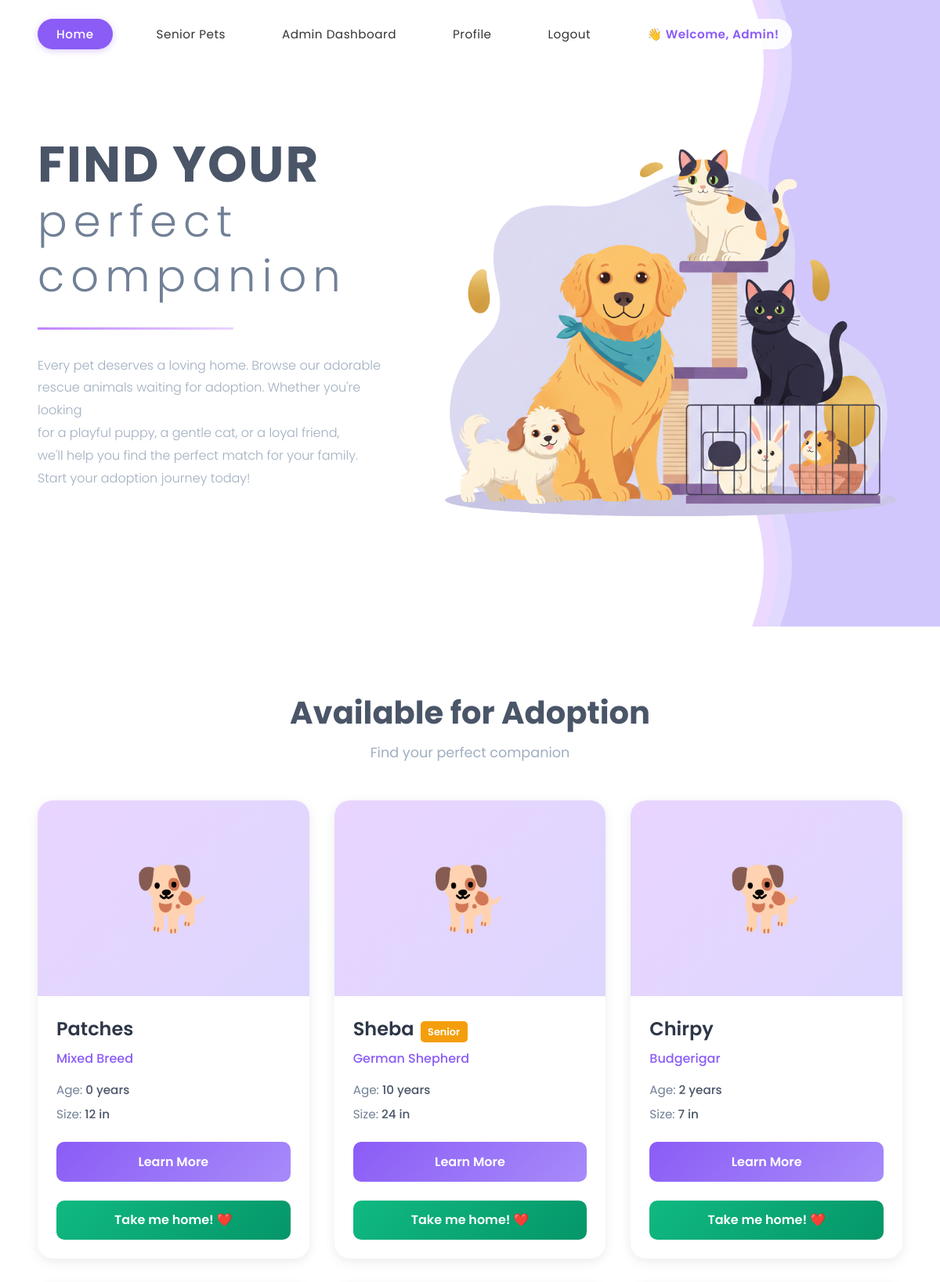
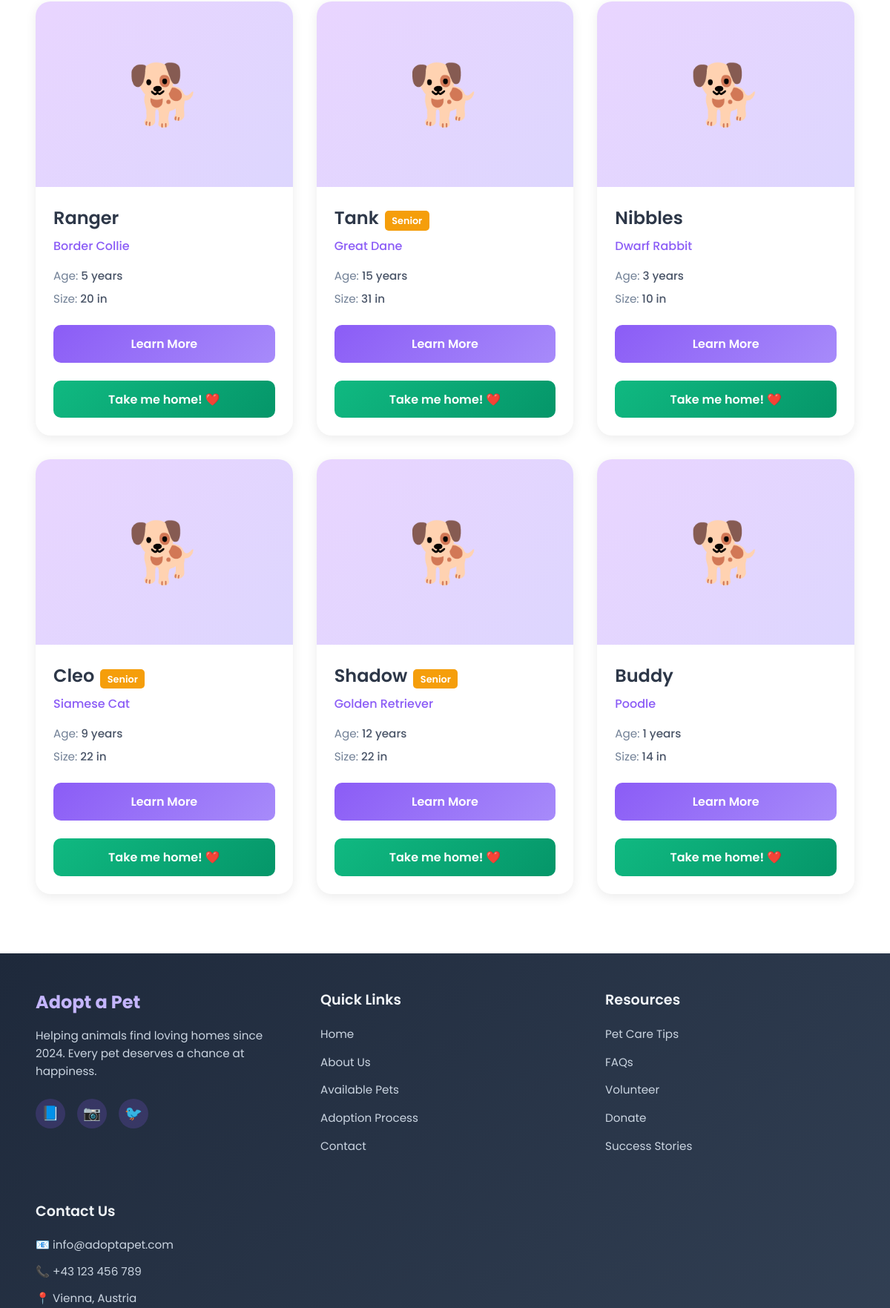
The page /home.php (signed in, upper part) on the database its author committed (2 pictures, top to bottom).
### tables this page shows
CREATE TABLE IF NOT EXISTS `animals` (
  `ID` int NOT NULL AUTO_INCREMENT,
  `name` varchar(25) DEFAULT NULL,
  `photo` varchar(500) DEFAULT NULL,
  `location` varchar(30) DEFAULT NULL,
  `description` varchar(255) DEFAULT NULL,
  `size` varchar(10) DEFAULT NULL,
  `age` int DEFAULT NULL,
  `vaccinated` enum('Yes','No') DEFAULT NULL,
  `breed` varchar(30) DEFAULT NULL,
  `status` enum('Adopted','Available') NOT NULL,
  PRIMARY KEY (`ID`)
);

### home.php (the view, shortened to what this page needs)
<?php
require_once 'config/db-connection.php';
$sql = "SELECT * FROM animals WHERE status = 'Available' ORDER BY id DESC";
$result = mysqli_query($conn, $sql);
?>
<!DOCTYPE html>
<html lang="en">
<head>
    <link rel="stylesheet" href="css/base.css">
    <link rel="stylesheet" href="css/hero.css">
    <link rel="stylesheet" href="css/pets.css">
    <link rel="stylesheet" href="css/responsive.css">
</head>
<body>
    <div class="blob-background">
    </div>
    <header class="main-header">
        <nav class="nav-container">
            <div class="nav-links">
                <a href="home.php" class="nav-link active">Home</a>
                <a href="php/senior.php" class="nav-link">Senior Pets</a>
                <?php if (isset($_SESSION['user_id'])): ?>
                    <?php if (isset($_SESSION['user']['role']) && $_SESSION['user']['role'] === 'admin'): ?>
                        <a href="php/dashboard.php" class="nav-link">Admin Dashboard</a>
                    <?php endif; ?>
                    <a href="php/profile.php" class="nav-link">Profile</a>
                    <a href="php/logout.php" class="nav-link">Logout</a>
                    <span class="nav-link" style="color:#8b5cf6;font-weight:600;">👋 Welcome, <?php echo htmlspecialchars($_SESSION['user']['first_name']); ?>!</span>
                <?php else: ?>
                    <a href="php/login.php" class="nav-link">Login</a>
                    <a href="php/sign_up.php" class="nav-link">Sign up</a>
                <?php endif; ?>
            </div>
        </nav>
    </header>
    <section class="hero-section">
        <div class="hero-container">
            <div class="hero-content">
                <h1 class="hero-title">
                    FIND YOUR<br>
                    <span class="hero-subtitle">perfect companion</span>
                </h1>
                <div class="divider"></div>
                <p class="hero-text">
                    Every pet deserves a loving home. Browse our adorable<br>
                    rescue animals waiting for adoption. Whether you're looking<br>
                    for a playful puppy, a gentle cat, or a loyal friend,<br>
                    we'll help you find the perfect match for your family.<br>
                    Start your adoption journey today!
                </p>
            </div>
            <div class="hero-illustration">
                <div class="illustration-bg">
                    <img src="img/hero_pic.png" alt="Pet Adoption Illustration" class="hero-image">
                </div>
            </div>
        </div>
    </section>
    <section class="pets-section">
        <div class="pets-container">
            <h2 class="section-title">Available for Adoption</h2>
            <p class="section-subtitle">Find your perfect companion</p>
            <div class="pets-grid">
                <?php
                if (mysqli_num_rows($result) > 0) {
                    while($animal = mysqli_fetch_assoc($result)) {
                        $isSenior = $animal['age'] > 8 ? '<span style="background:#f59e0b;color:white;padding:0.3rem 0.6rem;border-radius:5px;font-size:0.8rem;margin-left:0.5rem;">Senior</span>' : '';
                        ?>
                        <div class="pet-card">
                            <div class="pet-image">
                                <?php if (!empty($animal['photo'])): ?>
                                    <span class="pet-placeholder" style="display:none;">🐕</span>
                                <?php else: ?>
                                    <span class="pet-placeholder">🐕</span>
                                <?php endif; ?>
                            </div>
                            <div class="pet-info">
                                <h3 class="pet-name"><?php echo htmlspecialchars($animal['name']); ?><?php echo $isSenior; ?></h3>
                                <p class="pet-breed"><?php echo htmlspecialchars($animal['breed']); ?></p>
                                <p class="pet-details">Age: <span class="detail-value"><?php echo htmlspecialchars($animal['age']); ?> years</span></p>
                                <p class="pet-details">Size: <span class="detail-value"><?php echo htmlspecialchars($animal['size']); ?></span></p>
                                <div style="display:flex;gap:0.5rem;flex-direction:column;">
                                    <a href="php/details.php?id=<?php echo isset($animal['ID']) ? $animal['ID'] : (isset($animal['id']) ? $animal['id'] : 0); ?>" class="pet-btn">Learn More</a>
                                    <?php if (isset($_SESSION['user_id'])): ?>
                                        <a href="php/details.php?id=<?php echo isset($animal['ID']) ? $animal['ID'] : (isset($animal['id']) ? $animal['id'] : 0); ?>#adopt"
                                           class="pet-btn"
                                           style="background:linear-gradient(135deg, #10b981 0%, #059669 100%);">
                                            Take me home! ❤️
                                        </a>
                                    <?php endif; ?>
                                </div>
                            </div>
                        </div>
                        <?php
                    }
                } else {
                    echo '<p style="text-align:center;color:#718096;grid-column:1/-1;">No animals available for adoption at the moment.</p>';
                }
                ?>
            </div>
        </div>
    </section>
    <footer class="main-footer">
        <div class="footer-container">
            <div class="footer-grid">
                <div class="footer-column">
                    <h3 class="footer-title">Adopt a Pet</h3>
                    <p class="footer-text">
                        Helping animals find loving homes since 2024.
                        Every pet deserves a chance at happiness.
                    </p>
                    <div class="social-links">
                        <a href="#" class="social-link">📘</a>
                        <a href="#" class="social-link">📷</a>
                        <a href="#" class="social-link">🐦</a>
                    </div>
                </div>
                <div class="footer-column">
                    <h4 class="footer-heading">Quick Links</h4>
                    <ul class="footer-links">
                        <li><a href="home.php">Home</a></li>
                        <li><a href="php/about.php">About Us</a></li>
                        <li><a href="home.php">Available Pets</a></li>
                        <li><a href="php/adoption_process.php">Adoption Process</a></li>
                        <li><a href="php/contact.php">Contact</a></li>
                    </ul>
                </div>
                <div class="footer-column">
                    <h4 class="footer-heading">Resources</h4>
                    <ul class="footer-links">
                        <li><a href="php/pet_care.php">Pet Care Tips</a></li>
                        <li><a href="php/faqs.php">FAQs</a></li>
                        <li><a href="php/volunteer.php">Volunteer</a></li>
                        <li><a href="php/donate.php">Donate</a></li>
                        <li><a href="php/success_stories.php">Success Stories</a></li>
                    </ul>
                </div>
                <div class="footer-column">
                    <h4 class="footer-heading">Contact Us</h4>
                    <ul class="footer-contact">
                        <li>📧 info@adoptapet.com</li>
                        <li>📞 +43 123 456 789</li>
                        <li>📍 Vienna, Austria</li>
                    </ul>
                </div>
            </div>
        </div>
    </footer>
</body>
</html>

### css/base.css (style rules this page uses)
* { margin: 0; padding: 0; box-sizing: border-box; }
body { font-family: 'Poppins', sans-serif; overflow-x: hidden; background: #ffffff; min-height: 100vh; position: relative; }
.blob-background { position: fixed; top: 0; right: 0; width: 50%; height: 100vh; z-index: 0; pointer-events: none; }
.main-header { position: fixed; top: 0; left: 0; right: 0; z-index: 1000; background: transparent; backdrop-filter: none; box-shadow: none; }
.nav-container { max-width: 1400px; margin: 0 auto; padding: 1.5rem 3rem; }
.nav-links { display: flex; gap: 2.5rem; align-items: center; }
.nav-link { text-decoration: none; color: #333; font-size: 0.95rem; font-weight: 400; transition: all 0.3s ease; letter-spacing: 0.5px; padding: 0.5rem 1rem; background: rgba(255, 255, 255, 0.9); border-radius: 20px; }
.nav-link.active { color: #fff; font-weight: 500; padding: 0.5rem 1.5rem; background: #8b5cf6; border-radius: 25px; box-shadow: 0 2px 8px rgba(139, 92, 246, 0.3); }
.main-footer { background: linear-gradient(135deg, #1e293b 0%, #334155 100%); color: #e2e8f0; padding: 3rem 0 1rem; position: relative; z-index: 10; }
.footer-container { max-width: 1400px; margin: 0 auto; padding: 0 3rem; }
.footer-grid { display: grid; grid-template-columns: repeat(auto-fit, minmax(250px, 1fr)); gap: 3rem; margin-bottom: 3rem; }
.footer-column { display: flex; flex-direction: column; }
.footer-title { font-size: 1.5rem; font-weight: 700; color: #c4b5fd; margin-bottom: 1rem; }
.footer-text { font-size: 0.95rem; line-height: 1.6; color: #cbd5e1; margin-bottom: 1.5rem; }
.social-links { display: flex; gap: 1rem; }
.social-link { width: 40px; height: 40px; background: rgba(139, 92, 246, 0.2); border-radius: 50%; display: flex; align-items: center; justify-content: center; text-decoration: none; font-size: 1.2rem; transition: all 0.3s ease; }
.footer-heading { font-size: 1.2rem; font-weight: 600; color: #f1f5f9; margin-bottom: 1.2rem; }
.footer-links { list-style: none; }
.footer-links li { margin-bottom: 0.8rem; }
.footer-links a { color: #cbd5e1; text-decoration: none; font-size: 0.95rem; transition: color 0.3s ease; }
.footer-contact { list-style: none; }
.footer-contact li { color: #cbd5e1; font-size: 0.95rem; margin-bottom: 0.8rem; }

### css/hero.css (style rules this page uses)
.hero-section { position: relative; min-height: 100vh; padding-top: 120px; overflow: hidden; }
.hero-container { max-width: 1400px; margin: 0 auto; padding: 0 3rem; display: flex; align-items: center; justify-content: space-between; gap: 4rem; position: relative; z-index: 2; }
.hero-content { flex: 1; max-width: 600px; }
.hero-title { font-size: 4rem; font-weight: 700; color: #4a5568; line-height: 1.1; margin-bottom: 1rem; letter-spacing: 2px; }
.hero-subtitle { font-size: 3.5rem; font-weight: 300; color: #718096; letter-spacing: 8px; }
.divider { width: 250px; height: 3px; background: linear-gradient(90deg, #c084fc 0%, #e9d5ff 100%); margin: 2rem 0; }
.hero-text { font-size: 1rem; line-height: 1.8; color: #a0aec0; margin-bottom: 2.5rem; font-weight: 300; }
.hero-illustration { flex: 1; display: flex; justify-content: center; align-items: center; }
.illustration-bg { width: 600px; height: 600px; background: transparent; border-radius: 50%; display: flex; align-items: center; justify-content: center; position: relative; animation: float 6s ease-in-out infinite; }
.hero-image { width: 120%; height: 120%; object-fit: contain; position: relative; z-index: 2; }

### rows shown on the page
animals: name "Patches", breed "Mixed Breed", age "0", size "12 in"
animals: name "Sheba", shows "Senior", breed "German Shepherd", age "10", size "24 in"
animals: name "Chirpy", breed "Budgerigar", age "2", size "7 in"
animals: name "Ranger", breed "Border Collie", age "5", size "20 in"
animals: name "Tank", shows "Senior", breed "Great Dane", age "15", size "31 in"
animals: name "Nibbles", breed "Dwarf Rabbit", age "3", size "10 in"
animals: name "Cleo", shows "Senior", breed "Siamese Cat", age "9", size "22 in"
animals: name "Shadow", shows "Senior", breed "Golden Retriever", age "12", size "22 in"
animals: name "Buddy", breed "Poodle", age "1", size "14 in"

### other values the page prints
$_SESSION['user']['first_name'] "Admin"
